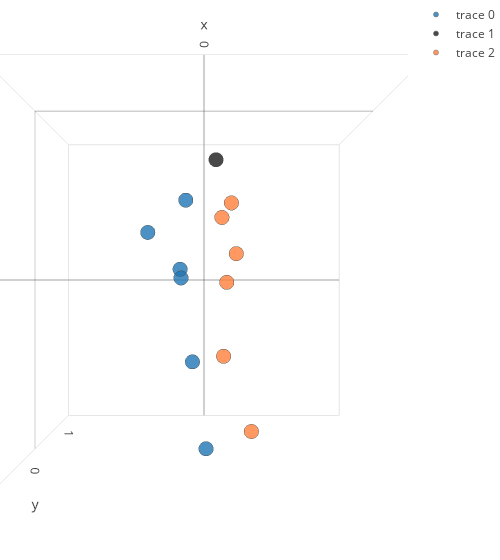
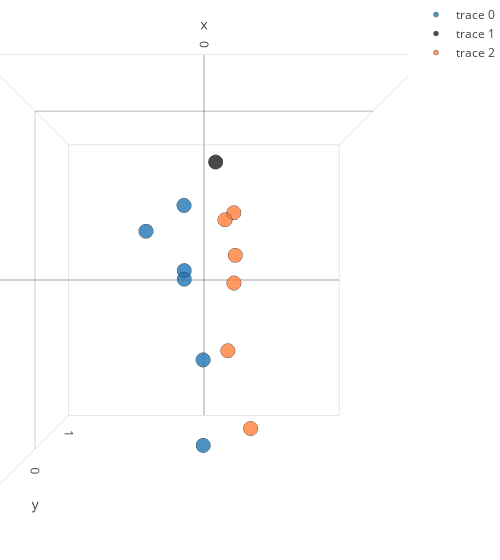
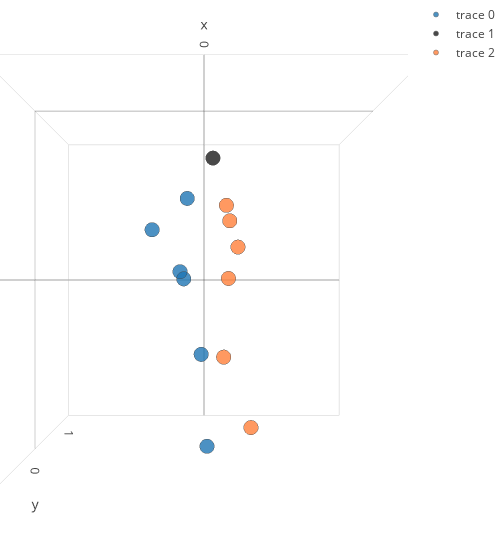

Notebook source saved alongside these figures, in order:
### Code cell
def viz_(ex):
    a = ex.copy()
    noise = gNoise.get()
    a[:,0] = a[:,0] + noise[:13]
    a[:,2] = a[:,2] + noise[13:]
    h36m.visualize_3D(a)

h36m.visualize_3D(trainset[3002])
viz_(trainset[3002])
viz_(trainset[3002])
viz_(trainset[3002])

### Figure 1 — Plotly figure (JSON) as saved in the notebook; plotly's stock layout.template omitted (floating-point values rounded to 4 significant figures)
{"data": [{"marker": {"line": {"color": "rgba(200,200,200)", "width": 0.5}, "opacity": 0.8, "size": 5}, "mode": "markers", "type": "scatter3d", "x": [-0.1354, -0.06916, 0.01034, -0.1064, -0.3144, -0.1376], "y": [-0.06149, -0.0354, -0.06395, -0.1048, -0.2339, -0.1493], "z": [0.01286, -0.4792, -0.982, 0.4609, 0.2658, 0.06226]}, {"marker": {"color": "rgb(27, 27, 27)", "line": {"color": "rgba(200,200,200)", "width": 0.5}, "opacity": 0.8, "size": 5}, "mode": "markers", "type": "scatter3d", "x": [0.06844], "y": [-0.0643], "z": [0.7013]}, {"marker": {"color": "rgb(327, 127, 57)", "line": {"color": "rgba(200,200,200)", "width": 0.5}, "opacity": 0.8, "size": 5}, "mode": "markers", "type": "scatter3d", "x": [0.1354, 0.1211, 0.2974, 0.1623, 0.1955, 0.1112], "y": [0.06149, 0.2388, 0.2649, 0.03732, 0.121, 0.256], "z": [-0.01286, -0.4771, -0.9548, 0.4612, 0.1614, 0.3949]}], "layout": {"margin": {"b": 0, "l": 0, "r": 0, "t": 0}, "scene": {"aspectmode": "manual", "aspectratio": {"x": 1, "y": 1, "z": 1}, "camera": {"center": {"x": 0, "y": 0, "z": 0}, "eye": {"x": 0, "y": -2, "z": 0}, "up": {"x": 0, "y": 0, "z": 1}}, "xaxis": {"nticks": 4, "range": [-1, 1]}, "yaxis": {"nticks": 4, "range": [-1, 1]}, "zaxis": {"nticks": 4, "range": [-1, 1]}}, "title": "cam", "width": 500}}

### Figure 2 — Plotly figure (JSON) as saved in the notebook; plotly's stock layout.template omitted (floating-point values rounded to 4 significant figures)
{"data": [{"marker": {"line": {"color": "rgba(200,200,200)", "width": 0.5}, "opacity": 0.8, "size": 5}, "mode": "markers", "type": "scatter3d", "x": [-0.1163, -0.006726, -0.006112, -0.1167, -0.3249, -0.114], "y": [-0.06149, -0.0354, -0.06395, -0.1048, -0.2339, -0.1493], "z": [0.005768, -0.4675, -0.9621, 0.4308, 0.2726, 0.05432]}, {"marker": {"color": "rgb(27, 27, 27)", "line": {"color": "rgba(200,200,200)", "width": 0.5}, "opacity": 0.8, "size": 5}, "mode": "markers", "type": "scatter3d", "x": [0.06633], "y": [-0.0643], "z": [0.6877]}, {"marker": {"color": "rgb(327, 127, 57)", "line": {"color": "rgba(200,200,200)", "width": 0.5}, "opacity": 0.8, "size": 5}, "mode": "markers", "type": "scatter3d", "x": [0.178, 0.1479, 0.2927, 0.1766, 0.1895, 0.1305], "y": [0.06149, 0.2388, 0.2649, 0.03732, 0.121, 0.256], "z": [-0.01742, -0.4426, -0.9361, 0.4025, 0.1512, 0.3799]}], "layout": {"margin": {"b": 0, "l": 0, "r": 0, "t": 0}, "scene": {"aspectmode": "manual", "aspectratio": {"x": 1, "y": 1, "z": 1}, "camera": {"center": {"x": 0, "y": 0, "z": 0}, "eye": {"x": 0, "y": -2, "z": 0}, "up": {"x": 0, "y": 0, "z": 1}}, "xaxis": {"nticks": 4, "range": [-1, 1]}, "yaxis": {"nticks": 4, "range": [-1, 1]}, "zaxis": {"nticks": 4, "range": [-1, 1]}}, "title": "cam", "width": 500}}

### Figure 3 — Plotly figure (JSON) as saved in the notebook; plotly's stock layout.template omitted (floating-point values rounded to 4 significant figures)
{"data": [{"marker": {"line": {"color": "rgba(200,200,200)", "width": 0.5}, "opacity": 0.8, "size": 5}, "mode": "markers", "type": "scatter3d", "x": [-0.1196, -0.01813, 0.0158, -0.09821, -0.2906, -0.1381], "y": [-0.06149, -0.0354, -0.06395, -0.1048, -0.2339, -0.1493], "z": [0.007424, -0.4352, -0.9674, 0.4708, 0.2805, 0.0483]}, {"marker": {"color": "rgb(27, 27, 27)", "line": {"color": "rgba(200,200,200)", "width": 0.5}, "opacity": 0.8, "size": 5}, "mode": "markers", "type": "scatter3d", "x": [0.05071], "y": [-0.0643], "z": [0.7105]}, {"marker": {"color": "rgb(327, 127, 57)", "line": {"color": "rgba(200,200,200)", "width": 0.5}, "opacity": 0.8, "size": 5}, "mode": "markers", "type": "scatter3d", "x": [0.1454, 0.1218, 0.2948, 0.1324, 0.2055, 0.1607], "y": [0.06149, 0.2388, 0.2649, 0.03732, 0.121, 0.256], "z": [0.01034, -0.4826, -0.9304, 0.4468, 0.2015, 0.3737]}], "layout": {"margin": {"b": 0, "l": 0, "r": 0, "t": 0}, "scene": {"aspectmode": "manual", "aspectratio": {"x": 1, "y": 1, "z": 1}, "camera": {"center": {"x": 0, "y": 0, "z": 0}, "eye": {"x": 0, "y": -2, "z": 0}, "up": {"x": 0, "y": 0, "z": 1}}, "xaxis": {"nticks": 4, "range": [-1, 1]}, "yaxis": {"nticks": 4, "range": [-1, 1]}, "zaxis": {"nticks": 4, "range": [-1, 1]}}, "title": "cam", "width": 500}}
